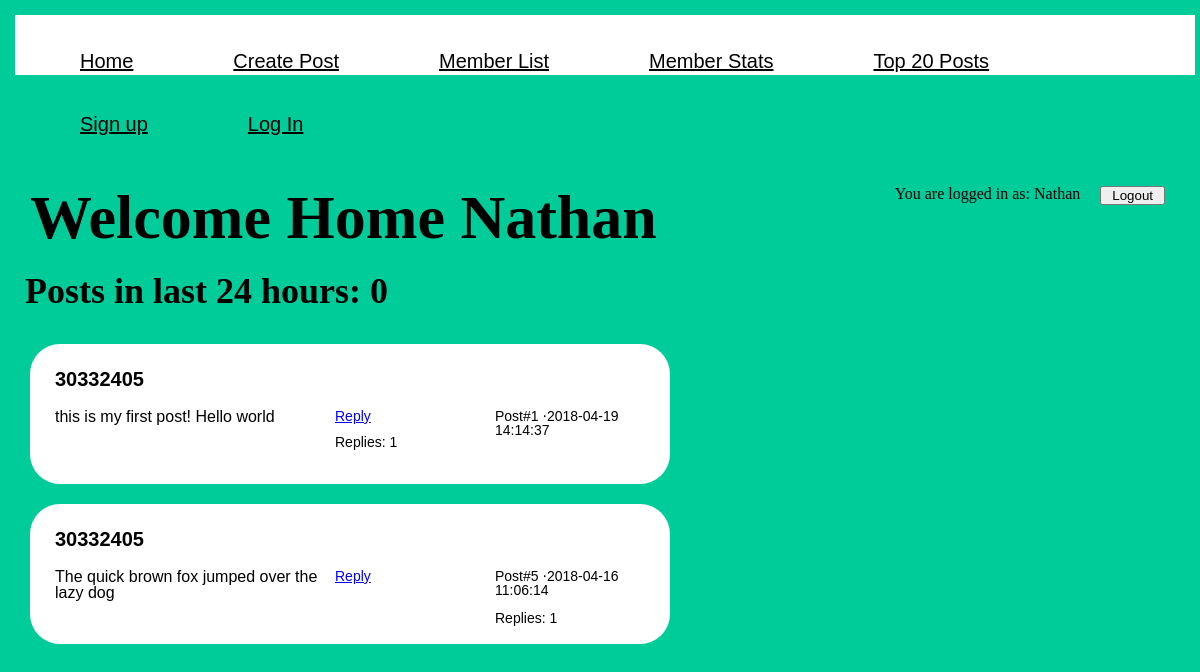
Page / (signed in) on the committed database.
### tables this page shows
CREATE TABLE IF NOT EXISTS `post` (
  `id` int(11) NOT NULL AUTO_INCREMENT,
  `user_id` int(11) NOT NULL,
  `post_date` datetime NOT NULL,
  `in_reply_to` int(11) DEFAULT NULL,
  `text` varchar(160) NOT NULL,
  PRIMARY KEY (`id`),
  KEY `in_reply_to` (`in_reply_to`),
  KEY `user_id` (`user_id`)
);

CREATE TABLE IF NOT EXISTS `user` (
  `id` int(11) NOT NULL AUTO_INCREMENT,
  `name` varchar(50) NOT NULL,
  `email` varchar(50) NOT NULL,
  `password` varchar(225) NOT NULL,
  PRIMARY KEY (`id`)
);

### index.php (the view, shortened to what this page needs)
<?php
require_once "include/config.php";
?>
<!DOCTYPE html>
<html>
<head>
	<link rel="stylesheet" type="text/css" href="css/style.css">
</head>
<body>
	<?php include_once "include/nav.php";?>
	<section>
		<div class="main-wrapper">
			<?php if(isset($_SESSION['username'])): ?>
				<h1>Welcome Home <?php echo $_SESSION['username']; ?></h1>
			<?php else: ?>
				<h1>Welcome Home Guest</h1>
			<?php endif;
			$query = 'SELECT COUNT(*) as posts
			FROM post
			WHERE post.post_date > DATE_SUB(NOW(), INTERVAL 24 HOUR)';
			if (!$conn){
				$error = mysqli_connect_error();
				$errno = mysqli_connect_errno();
				print "$errno: $error\n";
				exit();
			}else{
				if($result = mysqli_query($conn, $query)){
					if($row = mysqli_fetch_assoc($result)){
						echo '<h2>Posts in last 24 hours: ' . $row['posts'] . '</h2>';
					}
				}
			}
			?>
			<div class="post-wrapper">
				<?php
				if(!isset($_SESSION['username'])){
					if (!$conn){
						$error = mysqli_connect_error();
						$errno = mysqli_connect_errno();
						print "$errno: $error\n";
						exit();
					}else{
						$query = 'SELECT p.post_date, u.name, p.text, p.in_reply_to, p.id,
						(SELECT COUNT(*) FROM post p2 WHERE p2.in_reply_to = p.id ) AS replies
						FROM post p
						INNER JOIN
						user u
						ON
						p.user_id = u.id
						ORDER BY p.post_date DESC LIMIT 10';
						if($result = mysqli_query($conn, $query)){
							while($row = mysqli_fetch_assoc($result)){
								echo '<div class="post-content" id="', $row['id'],'">';
								echo '<h3 class="post-name">', $row['name'], '</h3>';
								echo '<span>Post#', $row['id'],'  &sdot;', $row['post_date'],'</span>';
								echo '<p class="post-text">', $row['text'], '</p>';
								if($row['replies'] > 0){
									echo '<span class="replyCount">Replies: '. $row['replies'] . '</span>';
								}
								if(!empty($row['in_reply_to'])){
									echo '<a href="#', $row['in_reply_to'],'"><span>Replying To post #',$row['in_reply_to'],'</span></a>';
								}
								echo '</div>';
							}
						}else{
							echo "failed to set result";
						}
					}
				}else{
					if (!$conn){
						$error = mysqli_connect_error();
						$errno = mysqli_connect_errno();
						print "$errno: $error\n";
						exit();
					}else{
						$userid = $_SESSION['id'];
						$query = 'SELECT p.post_date, u.name, p.text, p.in_reply_to, f.follower_id, p.id,
						(SELECT COUNT(*) FROM post p2 WHERE p2.in_reply_to = p.id ) AS replies
						FROM post p
						INNER JOIN
						user u
						ON
						p.user_id = u.id
						INNER JOIN
						follow f
						ON
						f.follower_id = u.id
						WHERE f.user_id=?
						ORDER BY p.post_date DESC LIMIT 10';
						$stmt = mysqli_prepare($conn, $query);
						mysqli_stmt_bind_param($stmt, "i", $userid);
						mysqli_stmt_execute($stmt);
						if($result = mysqli_stmt_get_result($stmt)){
							while($row = mysqli_fetch_assoc($result)){
								echo '<div class="post-content" id="', $row['id'],'">';
								echo '<h3 class="post-name">', $row['name'], '</h3>';
								echo '<span>Post#', $row['id'],'  &sdot;', $row['post_date'],'</span>';
								echo '<span><a href="createpost.php?pid=', $row['id'], '">Reply</a></span>';
								echo '<p class="post-text">', $row['text'], '</p>';
								if($row['replies'] > 0){
									echo '<span class="replyCount">Replies: '. $row['replies'] . '</span>';
								}
								echo '</div>';
							}
						}else{
							echo "failed to set result";
						}
					}
				} ?>
			</div>
		</div>
	</section>
</body>
</html>

### css/style.css (style rules this page uses)
html, body, div, span, object, iframe, h1, h2, h3, h4, h5, h6, p, blockquote, pre, abbr, address, cite, code, del, dfn, em, img, ins, kbd, q, samp, small, strong, sub, sup, var, b, i, dl, dt, dd, ol, ul, li, fieldset, form, label, legend, table, caption, tbody, tfoot, thead, tr, th, td, article, aside, canvas, details, figcaption, figure, footer, header, hgroup, menu, nav, section, summary, time, mark, audio, video { margin:0; padding:5px; border:0; outline:0; font-size:100%; vertical-align:baseline; background:transparent; }
body { line-height:1; }
article,aside,details,figcaption,figure, footer,header,hgroup,menu,nav,section { display:block; }
a { margin:0; padding:0; font-size:100%; vertical-align:baseline; background:transparent; }
body { background-color: #00cc99; }
.main-wrapper { margin: auto; float: left; }
.main-wrapper h1 { margin: 10px auto; font-size:62px; padding:10px; }
.main-wrapper .post-wrapper { padding: 10px; }
.main-wrapper .post-wrapper .post-content { border-radius: 30px; background-color: white; padding: 20px; width: 600px; height: 100px; margin:20px auto; font-family:arial; }
.main-wrapper .post-wrapper .post-content span { font-size:14px; float:right; width: 150px; }
.main-wrapper .post-wrapper .post-content h3 { font-size:20px; margin-bottom: 10px; }
.main-wrapper .post-wrapper .post-content p { width:60%; }
.replyCount { float: right; }
h2 { font-size: 36px; }

### rows in the picture
post: user.name "30332405", id "1", post_date "2018-04-19 14:14:37", text "this is my first post! Hello world", replies "1"
post: user.name "30332405", id "5", post_date "2018-04-16 11:06:14", text "The quick brown fox jumped over the lazy dog", replies "1"

### other values in the picture
$_SESSION['username'] "Nathan"
$row['posts'] "0"
